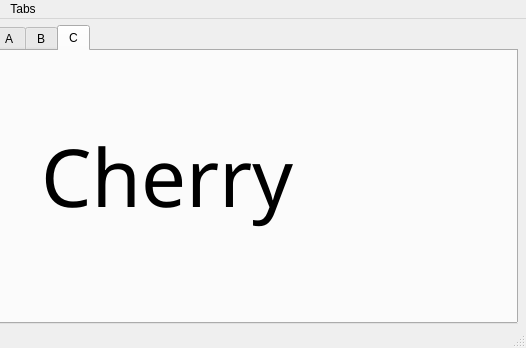
<?xml version="1.0" encoding="UTF-8"?>
<ui version="4.0">
 <class>Tabs</class>
 <widget class="QMainWindow" name="Tabs">
  <property name="geometry">
   <rect>
    <x>0</x>
    <y>0</y>
    <width>526</width>
    <height>348</height>
   </rect>
  </property>
  <property name="windowTitle">
   <string>Tabs</string>
  </property>
  <widget class="QWidget" name="centralwidget">
   <widget class="QTabWidget" name="tabWidget">
    <property name="geometry">
     <rect>
      <x>-7</x>
      <y>6</y>
      <width>525</width>
      <height>299</height>
     </rect>
    </property>
    <property name="currentIndex">
     <number>2</number>
    </property>
    <widget class="QWidget" name="tabA">
     <attribute name="title">
      <string>A</string>
     </attribute>
     <widget class="QLabel" name="labA">
      <property name="geometry">
       <rect>
        <x>34</x>
        <y>55</y>
        <width>471</width>
        <height>134</height>
       </rect>
      </property>
      <property name="font">
       <font>
        <pointsize>60</pointsize>
       </font>
      </property>
      <property name="text">
       <string>Apple</string>
      </property>
     </widget>
    </widget>
    <widget class="QWidget" name="tabB">
     <attribute name="title">
      <string>B</string>
     </attribute>
     <widget class="QLabel" name="labB">
      <property name="geometry">
       <rect>
        <x>37</x>
        <y>59</y>
        <width>445</width>
        <height>134</height>
       </rect>
      </property>
      <property name="font">
       <font>
        <pointsize>60</pointsize>
       </font>
      </property>
      <property name="text">
       <string>Banana</string>
      </property>
     </widget>
    </widget>
    <widget class="QWidget" name="tabC">
     <attribute name="title">
      <string>C</string>
     </attribute>
     <widget class="QLabel" name="labC">
      <property name="geometry">
       <rect>
        <x>46</x>
        <y>58</y>
        <width>454</width>
        <height>134</height>
       </rect>
      </property>
      <property name="font">
       <font>
        <family>Gurmukhi MN</family>
        <pointsize>60</pointsize>
       </font>
      </property>
      <property name="toolTip">
       <string>Favorite Fruit</string>
      </property>
      <property name="text">
       <string>Cherry</string>
      </property>
     </widget>
    </widget>
   </widget>
  </widget>
  <widget class="QMenuBar" name="menubar">
   <property name="geometry">
    <rect>
     <x>0</x>
     <y>0</y>
     <width>526</width>
     <height>24</height>
    </rect>
   </property>
   <widget class="QMenu" name="menuTabs">
    <property name="title">
     <string>Tabs</string>
    </property>
    <addaction name="actionA"/>
    <addaction name="actionB"/>
    <addaction name="actionC"/>
    <addaction name="actionQuit"/>
   </widget>
   <addaction name="menuTabs"/>
  </widget>
  <widget class="QStatusBar" name="statusbar"/>
  <action name="actionA">
   <property name="text">
    <string>A</string>
   </property>
  </action>
  <action name="actionB">
   <property name="text">
    <string>B</string>
   </property>
  </action>
  <action name="actionC">
   <property name="text">
    <string>C</string>
   </property>
  </action>
  <action name="actionQuit">
   <property name="text">
    <string>Quit</string>
   </property>
  </action>
 </widget>
 <resources/>
 <connections/>
</ui>
